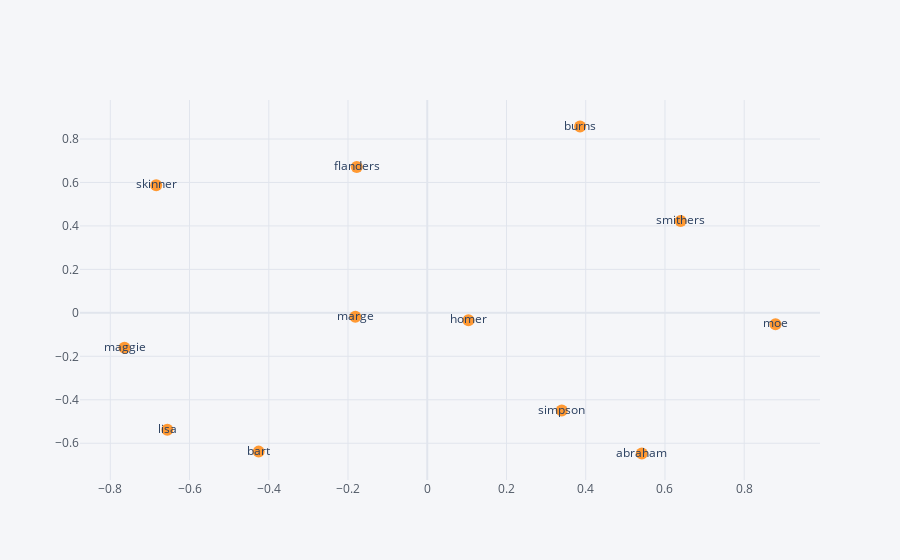

Notebook code cell kept with this figure:
### Code cell
Xm.reset_index().iplot(kind="scatter", x="d1", y="d2", mode="markers+text", text="index")

### Figure 1 — Plotly figure (JSON) as saved in the notebook; plotly's stock layout.template omitted (floating-point values rounded to 4 significant figures)
{"data": [{"line": {"color": "rgba(255, 153, 51, 1.0)", "dash": "solid", "shape": "linear", "width": 1.3}, "marker": {"size": 12, "symbol": "circle"}, "mode": "markers+text", "name": "d2", "text": ["simpson", "homer", "marge", "lisa", "bart", "burns", "moe", "skinner", "flanders", "smithers", "abraham", "maggie"], "type": "scatter", "x": [0.3395, 0.104, -0.1815, -0.6561, -0.4255, 0.3857, 0.879, -0.6841, -0.178, 0.6395, 0.5416, -0.7641], "y": [-0.4494, -0.03399, -0.01793, -0.5384, -0.6386, 0.8577, -0.05281, 0.5874, 0.6709, 0.4229, -0.6473, -0.1604]}], "layout": {"legend": {"bgcolor": "#F5F6F9", "font": {"color": "#4D5663"}}, "paper_bgcolor": "#F5F6F9", "plot_bgcolor": "#F5F6F9", "title": {"font": {"color": "#4D5663"}}, "xaxis": {"gridcolor": "#E1E5ED", "showgrid": true, "tickfont": {"color": "#4D5663"}, "title": {"font": {"color": "#4D5663"}, "text": ""}, "zerolinecolor": "#E1E5ED"}, "yaxis": {"gridcolor": "#E1E5ED", "showgrid": true, "tickfont": {"color": "#4D5663"}, "title": {"font": {"color": "#4D5663"}, "text": ""}, "zerolinecolor": "#E1E5ED"}}}
